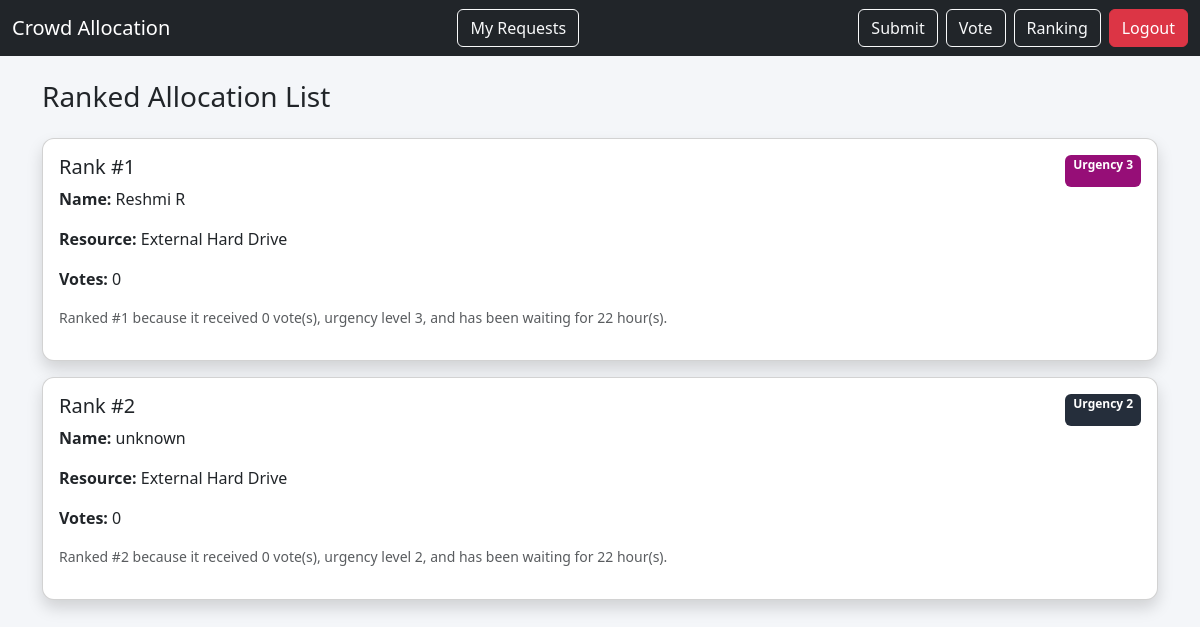
The page /ranking (signed in) on the database as committed earlier.
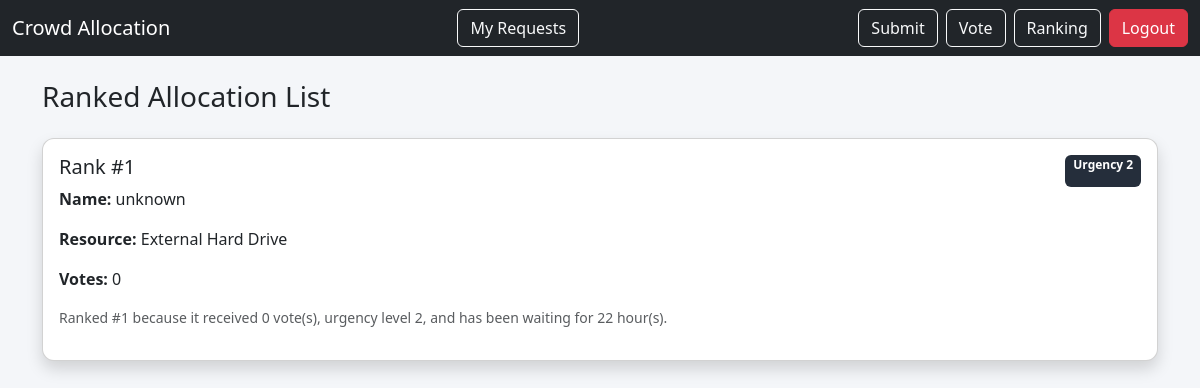
The same page on the database as committed later.
### app.py (models this page shows)
class ResourceRequest(db.Model):
    id = db.Column(db.Integer, primary_key=True)
    user_id = db.Column(db.Integer, db.ForeignKey("user.id"))
    name = db.Column(db.String(100), nullable=False)
    resource = db.Column(db.String(200), nullable=False)
    reason = db.Column(db.Text, nullable=False)
    urgency = db.Column(db.Integer, nullable=False)
    created_at = db.Column(db.DateTime, default=datetime.now)
    allocated = db.Column(db.Boolean, default=False)
    votes = db.relationship("Vote", backref="request", lazy=True)

### app.py (the view)
@app.route("/ranking")
def ranking():
    if "user_id" not in session:
        return redirect("/login")
    requests = ResourceRequest.query.filter_by(allocated=False).all()
    ranked = sorted(
        requests,
        key=lambda r: calculate_score(r),
        reverse=True
    )
    ranking_data = []
    for index, r in enumerate(ranked, start=1):
        waiting_hours = int(
            (datetime.now() - r.created_at).total_seconds() / 3600
        )
        ranking_data.append({
            "rank": index,
            "name": r.name,
            "resource": r.resource,
            "urgency": r.urgency,
            "votes": len(r.votes),
            "explanation": (
                f"Ranked #{index} because it received {len(r.votes)} vote(s), "
                f"urgency level {r.urgency}, "
                f"and has been waiting for {waiting_hours} hour(s)."
            )
        })
    return render_template("ranking.html", ranking=ranking_data)

### app.py (called while the page is built)
def calculate_score(req):
    votes = len(req.votes) * 10
    urgency = req.urgency * 2
    waiting_hours = min(
        (datetime.now() - req.created_at).total_seconds() / 3600,
        10
    )
    return votes + urgency + waiting_hours

### templates/ranking.html (shortened to what this page needs)
{% extends "base.html" %}
{% block content %}
<h3 class="mb-4">Ranked Allocation List</h3>
{% for r in ranking %}
<div class="card shadow p-3 mb-3">
    <div class="d-flex justify-content-between">
        <h5>Rank #{{ r.rank }}</h5>
        <span class="badge urgency-{{ r.urgency }}">
            Urgency {{ r.urgency }}
        </span>
    </div>
    <p><b>Name:</b> {{ r.name }}</p>
    <p><b>Resource:</b> {{ r.resource }}</p>
    <p><b>Votes:</b> {{ r.votes }}</p>
    <p class="text-muted small">
        {{ r.explanation }}
    </p>
</div>
{% endfor %}
{% endblock %}

### templates/base.html (shortened to what this page needs)
<!DOCTYPE html>
<html lang="en">
<head>
    <link href="https://cdn.jsdelivr.net/npm/bootstrap@5.3.2/dist/css/bootstrap.min.css" rel="stylesheet">
</head>
<body>
<nav class="navbar navbar-expand-lg navbar-dark bg-dark">
    <div class="container-fluid">
        <a class="navbar-brand" href="/">Crowd Allocation</a>
        <a href="/my-requests" class="btn btn-outline-light me-2">
            My Requests
        </a>
        <div class="d-flex">
            <a href="/" class="btn btn-outline-light me-2">Submit</a>
            <a href="/vote" class="btn btn-outline-light me-2">Vote</a>
            <a href="/ranking" class="btn btn-outline-light me-2">Ranking</a>
            <a href="/logout" class="btn btn-danger">Logout</a>
        </div>
    </div>
</nav>
<div class="container mt-4">
    {% block content %}{% endblock %}
</div>
</body>
</html>

### templates/base.html (style rules this page uses)
body { background-color: #f4f6f9; }
.card { border-radius: 12px; }
.urgency-2 { background: #252e3b; }

Rows that differ between the two databases and show on the page:
no longer on this page (row edited): ResourceRequest: rank "1", urgency "3", name "Reshmi R", resource "External Hard Drive", votes "0", explanation "Ranked #1 because it received 0 vote(s), urgency level 3, and has been waiting for 22 hour(s)."
computed for ResourceRequest "unknown": rank "2" → "1"; explanation "Ranked #2 because it received 0 vote(s), urgency level 2, and has been waiting for 22 hour(s)." → "Ranked #1 because it received 0 vote(s), urgency level 2, and has been waiting for 22 hour(s)."
